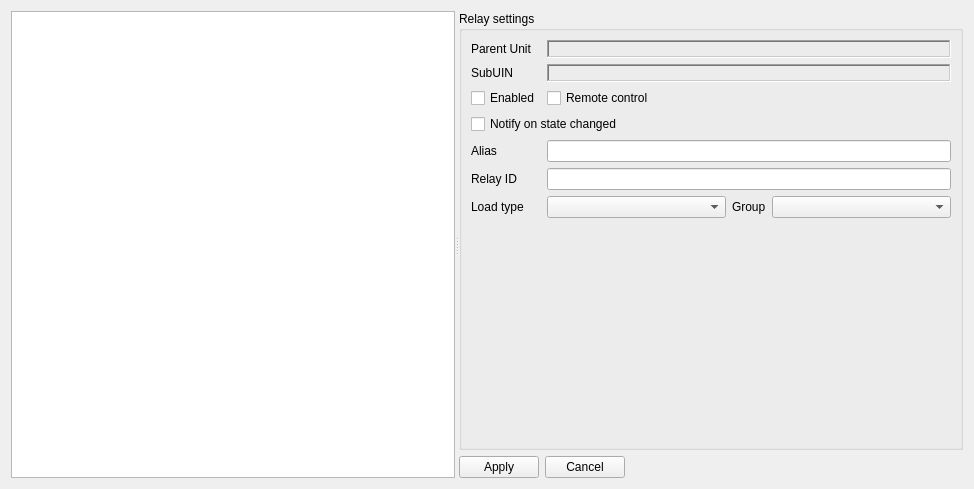
<?xml version="1.0" encoding="UTF-8"?>
<ui version="4.0">
 <class>RelaysManager</class>
 <widget class="QWidget" name="RelaysManager">
  <property name="geometry">
   <rect>
    <x>0</x>
    <y>0</y>
    <width>974</width>
    <height>489</height>
   </rect>
  </property>
  <property name="windowTitle">
   <string>Form</string>
  </property>
  <layout class="QGridLayout" name="gridLayout_2">
   <item row="0" column="0">
    <widget class="QSplitter" name="splitter">
     <property name="orientation">
      <enum>Qt::Horizontal</enum>
     </property>
     <property name="childrenCollapsible">
      <bool>false</bool>
     </property>
     <widget class="QListWidget" name="listWidget_main_list"/>
     <widget class="QWidget" name="gridLayoutWidget">
      <layout class="QGridLayout" name="gridLayout">
       <item row="1" column="0">
        <layout class="QHBoxLayout" name="horizontalLayout">
         <item>
          <widget class="QPushButton" name="btn_apply">
           <property name="text">
            <string>Apply</string>
           </property>
          </widget>
         </item>
         <item>
          <widget class="QPushButton" name="btn_cancel">
           <property name="text">
            <string>Cancel</string>
           </property>
          </widget>
         </item>
         <item>
          <spacer name="horizontalSpacer">
           <property name="orientation">
            <enum>Qt::Horizontal</enum>
           </property>
           <property name="sizeHint" stdset="0">
            <size>
             <width>40</width>
             <height>20</height>
            </size>
           </property>
          </spacer>
         </item>
        </layout>
       </item>
       <item row="0" column="0">
        <widget class="QGroupBox" name="groupBox">
         <property name="title">
          <string>Relay settings</string>
         </property>
         <layout class="QGridLayout" name="gridLayout_3">
          <item row="1" column="1">
           <widget class="QLabel" name="lbl_suin">
            <property name="sizePolicy">
             <sizepolicy hsizetype="Preferred" vsizetype="Fixed">
              <horstretch>0</horstretch>
              <verstretch>0</verstretch>
             </sizepolicy>
            </property>
            <property name="frameShape">
             <enum>QFrame::WinPanel</enum>
            </property>
            <property name="frameShadow">
             <enum>QFrame::Sunken</enum>
            </property>
            <property name="text">
             <string/>
            </property>
           </widget>
          </item>
          <item row="1" column="0">
           <widget class="QLabel" name="label_25">
            <property name="text">
             <string>SubUIN</string>
            </property>
           </widget>
          </item>
          <item row="2" column="0">
           <widget class="QCheckBox" name="chbx_enabled">
            <property name="text">
             <string>Enabled</string>
            </property>
           </widget>
          </item>
          <item row="0" column="1">
           <widget class="QLabel" name="lbl_parent_unit">
            <property name="sizePolicy">
             <sizepolicy hsizetype="Ignored" vsizetype="Fixed">
              <horstretch>0</horstretch>
              <verstretch>0</verstretch>
             </sizepolicy>
            </property>
            <property name="frameShape">
             <enum>QFrame::WinPanel</enum>
            </property>
            <property name="frameShadow">
             <enum>QFrame::Sunken</enum>
            </property>
            <property name="text">
             <string/>
            </property>
           </widget>
          </item>
          <item row="4" column="1">
           <widget class="QLineEdit" name="le_alias"/>
          </item>
          <item row="4" column="0">
           <widget class="QLabel" name="label_22">
            <property name="text">
             <string>Alias</string>
            </property>
           </widget>
          </item>
          <item row="3" column="0" colspan="2">
           <widget class="QCheckBox" name="chbx_notify_on_state_changed">
            <property name="text">
             <string>Notify on state changed</string>
            </property>
           </widget>
          </item>
          <item row="9" column="1">
           <spacer name="verticalSpacer">
            <property name="orientation">
             <enum>Qt::Vertical</enum>
            </property>
            <property name="sizeHint" stdset="0">
             <size>
              <width>20</width>
              <height>40</height>
             </size>
            </property>
           </spacer>
          </item>
          <item row="5" column="0">
           <widget class="QLabel" name="label_23">
            <property name="text">
             <string>Relay ID</string>
            </property>
           </widget>
          </item>
          <item row="5" column="1">
           <widget class="QLineEdit" name="le_ID">
            <property name="readOnly">
             <bool>true</bool>
            </property>
           </widget>
          </item>
          <item row="2" column="1">
           <widget class="QCheckBox" name="chbx_remote_control">
            <property name="text">
             <string>Remote control</string>
            </property>
           </widget>
          </item>
          <item row="0" column="0">
           <widget class="QLabel" name="label_18">
            <property name="text">
             <string>Parent Unit</string>
            </property>
           </widget>
          </item>
          <item row="6" column="1">
           <layout class="QHBoxLayout" name="horizontalLayout_2" stretch="1,0,1">
            <item>
             <widget class="QComboBox" name="cmbx_load_type"/>
            </item>
            <item>
             <widget class="QLabel" name="lbl_group">
              <property name="text">
               <string>Group</string>
              </property>
             </widget>
            </item>
            <item>
             <widget class="QComboBox" name="cmbx_related_group"/>
            </item>
           </layout>
          </item>
          <item row="6" column="0">
           <widget class="QLabel" name="label_24">
            <property name="text">
             <string>Load type</string>
            </property>
           </widget>
          </item>
         </layout>
        </widget>
       </item>
      </layout>
     </widget>
    </widget>
   </item>
  </layout>
 </widget>
 <tabstops>
  <tabstop>listWidget_main_list</tabstop>
  <tabstop>chbx_enabled</tabstop>
  <tabstop>chbx_remote_control</tabstop>
  <tabstop>chbx_notify_on_state_changed</tabstop>
  <tabstop>le_alias</tabstop>
  <tabstop>le_ID</tabstop>
  <tabstop>cmbx_load_type</tabstop>
  <tabstop>cmbx_related_group</tabstop>
  <tabstop>btn_apply</tabstop>
  <tabstop>btn_cancel</tabstop>
 </tabstops>
 <resources/>
 <connections/>
</ui>
